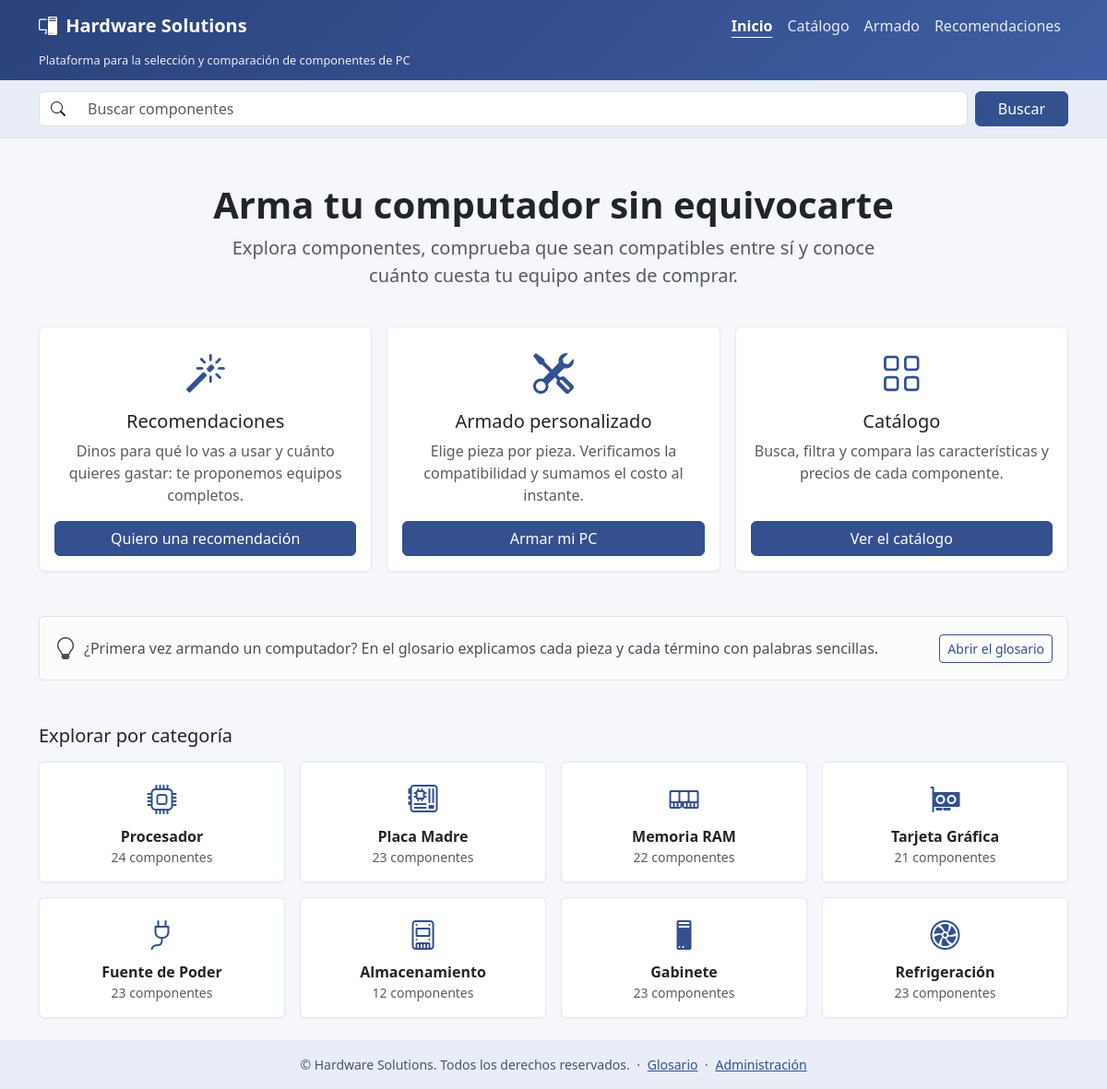
The page / on the database its author committed.
### tables this page shows
CREATE TABLE `categorias` (
  `id` int NOT NULL AUTO_INCREMENT,
  `nombre` varchar(50) NOT NULL,
  `tabla` varchar(50) NOT NULL,
  PRIMARY KEY (`id`),
  UNIQUE KEY `nombre` (`nombre`),
  UNIQUE KEY `uq_categorias_tabla` (`tabla`)
);

### nucleo/funciones.php (called while the page is built, shortened)
<?php
function e($valor): string
{
    return htmlspecialchars((string)($valor ?? ''), ENT_QUOTES, 'UTF-8');
}
function url(string $c, string $a = '', array $parametros = []): string
{
    $query = ['c' => $c];
    if ($a !== '') {
        $query['a'] = $a;
    }
    return 'index.php?' . http_build_query($query + $parametros);
}
function icono_categoria(string $categoria): string
{
    $iconos = [
        'cpu' => 'bi-cpu', 'placa_madre' => 'bi-motherboard', 'ram' => 'bi-memory', 'gpu' => 'bi-gpu-card',
        'fuente_poder' => 'bi-plug', 'almacenamiento' => 'bi-device-ssd', 'gabinete' => 'bi-pc', 'cooler' => 'bi-fan',
    ];
    return $iconos[$categoria] ?? 'bi-box';
}
function vista(string $__vista, array $__datos = [], string $zona = 'admin'): void
{
    extract($__datos, EXTR_SKIP);
    require RAIZ . '/vistas/plantillas/encabezado.php';
    require RAIZ . "/vistas/$__vista.php";
    require RAIZ . '/vistas/plantillas/pie.php';
}

### controladores/InicioControlador.php (called while the page is built, shortened)
<?php
class InicioControlador
{
    public function index(): void
    {
        $accesos = [];
        foreach ((new Categoria($this->pdo))->todas() as $cat) {
            if (isset($this->categorias[$cat['tabla']])) {
                $accesos[] = [
                    'nombre' => $cat['nombre'],
                    'tabla'  => $cat['tabla'],
                    'total'  => (new Componente($this->pdo, $cat['tabla'], $this->categorias[$cat['tabla']]))->contar(),
                ];
            }
        }
        vista('inicio/index', ['titulo' => 'Inicio', 'accesos' => $accesos], 'publico');
    }
}

### index.php (called while the page is built, shortened)
<?php
require_once __DIR__ . '/nucleo/funciones.php';
require_once __DIR__ . '/config/conexion.php';
$categorias = require __DIR__ . '/config/categorias.php';
spl_autoload_register(function (string $clase): void {
    foreach (['controladores', 'modelos', 'nucleo'] as $carpeta) {
        $archivo = __DIR__ . "/$carpeta/$clase.php";
        if (is_file($archivo)) {
            return;
        }
    }
});
$rutas = [
    'inicio'          => ['InicioControlador',        ['index', 'glosario']],
    'catalogo'        => ['CatalogoControlador',      ['index', 'detalle', 'comparar']],
    'armador'         => ['ArmadorControlador',       ['index', 'evaluar']],
    'recomendaciones' => ['RecomendacionControlador', ['index', 'generar']],
    'auth'            => ['AuthControlador',          ['login', 'logout']],
    'panel'           => ['PanelControlador',         ['index']],
    'componentes'     => ['ComponenteControlador',    ['listar', 'formulario', 'guardar', 'eliminar']],
    'armados'         => ['ArmadoControlador',        ['listar', 'formulario', 'guardar', 'eliminar']],
    'administradores' => ['AdministradorControlador', ['listar', 'formulario', 'guardar', 'contrasena', 'correo', 'restablecer']],
];
$c = $_GET['c'] ?? 'inicio';
$a = $_GET['a'] ?? ($rutas[$c][1][0] ?? '');
$controlador = new $clase($pdo, $categorias);
$controlador->$a();

### modelos/Categoria.php (called while the page is built, shortened)
<?php
class Categoria
{
    public function todas(): array
    {
        return $this->pdo->query('SELECT id, nombre, tabla FROM categorias ORDER BY id')->fetchAll();
    }
}

### modelos/Componente.php (called while the page is built, shortened)
<?php
class Componente
{
    public function contar(): int
    {
        return (int)$this->pdo->query("SELECT COUNT(*) FROM `{$this->tabla}`")->fetchColumn();
    }
}

### vistas/inicio/index.php (the view)
<section class="text-center py-4">
    <h1 class="display-6 fw-bold">Arma tu computador sin equivocarte</h1>
    <p class="lead text-muted mx-auto" style="max-width: 44rem;">
        Explora componentes, comprueba que sean compatibles entre sí y conoce cuánto cuesta tu equipo antes de comprar.
    </p>
</section>
<section class="row g-3 mb-5">
    <div class="col-md-4">
        <div class="card tarjeta h-100 text-center">
            <div class="card-body d-flex flex-column">
                <i class="bi bi-magic icono-grande" aria-hidden="true"></i>
                <h2 class="h5">Recomendaciones</h2>
                <p class="text-muted flex-grow-1">Dinos para qué lo vas a usar y cuánto quieres gastar: te proponemos equipos completos.</p>
                <a href="<?= e(url('recomendaciones')) ?>" class="btn btn-primary">Quiero una recomendación</a>
            </div>
        </div>
    </div>
    <div class="col-md-4">
        <div class="card tarjeta h-100 text-center">
            <div class="card-body d-flex flex-column">
                <i class="bi bi-tools icono-grande" aria-hidden="true"></i>
                <h2 class="h5">Armado personalizado</h2>
                <p class="text-muted flex-grow-1">Elige pieza por pieza. Verificamos la compatibilidad y sumamos el costo al instante.</p>
                <a href="<?= e(url('armador')) ?>" class="btn btn-primary">Armar mi PC</a>
            </div>
        </div>
    </div>
    <div class="col-md-4">
        <div class="card tarjeta h-100 text-center">
            <div class="card-body d-flex flex-column">
                <i class="bi bi-grid icono-grande" aria-hidden="true"></i>
                <h2 class="h5">Catálogo</h2>
                <p class="text-muted flex-grow-1">Busca, filtra y compara las características y precios de cada componente.</p>
                <a href="<?= e(url('catalogo')) ?>" class="btn btn-primary">Ver el catálogo</a>
            </div>
        </div>
    </div>
</section>
<section class="alert alert-light border d-flex flex-wrap align-items-center gap-2 mb-5">
    <i class="bi bi-lightbulb fs-4" aria-hidden="true"></i>
    <span class="me-auto">¿Primera vez armando un computador? En el glosario explicamos cada pieza y cada término con palabras sencillas.</span>
    <a href="<?= e(url('inicio', 'glosario')) ?>" class="btn btn-outline-primary btn-sm">Abrir el glosario</a>
</section>
<section>
    <h2 class="h5 mb-3">Explorar por categoría</h2>
    <div class="row row-cols-2 row-cols-md-4 g-3">
        <?php foreach ($accesos as $acceso): ?>
            <div class="col">
                <a href="<?= e(url('catalogo', 'index', ['cat' => [$acceso['tabla']]])) ?>" class="card tarjeta h-100 text-center text-decoration-none">
                    <div class="card-body">
                        <i class="bi <?= icono_categoria($acceso['tabla']) ?> icono-mediano" aria-hidden="true"></i>
                        <div class="fw-semibold text-body"><?= e($acceso['nombre']) ?></div>
                        <div class="small text-muted"><?= (int)$acceso['total'] ?> componentes</div>
                    </div>
                </a>
            </div>
        <?php endforeach; ?>
    </div>
</section>

### recursos/css/estilos.css (style rules this page uses)
:root { --hs-azul: #34508f; --hs-azul-oscuro: #263c70; --hs-azul-claro: #e8edf7; --hs-fondo: #f5f7fb; }
.zona-publica { background: var(--hs-fondo); }
.zona-publica .btn-primary { --bs-btn-bg: var(--hs-azul); --bs-btn-border-color: var(--hs-azul); --bs-btn-hover-bg: var(--hs-azul-oscuro); --bs-btn-hover-border-color: var(--hs-azul-oscuro); --bs-btn-active-bg: var(--hs-azul-oscuro); --bs-btn-active-border-color: var(--hs-azul-oscuro); --bs-btn-disabled-bg: var(--hs-azul); --bs-btn-disabled-border-color: var(--hs-azul); }
.zona-publica .btn-outline-primary { --bs-btn-color: var(--hs-azul); --bs-btn-border-color: var(--hs-azul); --bs-btn-hover-bg: var(--hs-azul); --bs-btn-hover-border-color: var(--hs-azul); --bs-btn-active-bg: var(--hs-azul); }
.zona-publica a:not(.btn):not(.nav-link):not(.navbar-brand):not(.page-link) { color: var(--hs-azul); }
.tarjeta { border: 1px solid #e3e8f1; box-shadow: 0 1px 2px rgba(38, 60, 112, 0.06); }
.icono-grande { font-size: 2.75rem; color: var(--hs-azul); display: block; margin-bottom: 0.5rem; }
.icono-mediano { font-size: 2rem; color: var(--hs-azul); display: block; margin-bottom: 0.25rem; }

### rows shown on the page
categorias: nombre "Procesador", total "24"
categorias: nombre "Placa Madre", total "23"
categorias: nombre "Memoria RAM", total "22"
categorias: nombre "Tarjeta Gráfica", total "21"
categorias: nombre "Fuente de Poder", total "23"
categorias: nombre "Almacenamiento", total "12"
categorias: nombre "Gabinete", total "23"
categorias: nombre "Refrigeración", total "23"

### other values the page prints
$texto "Inicio"
$texto "Catálogo"
$texto "Armado"
$texto "Recomendaciones"
